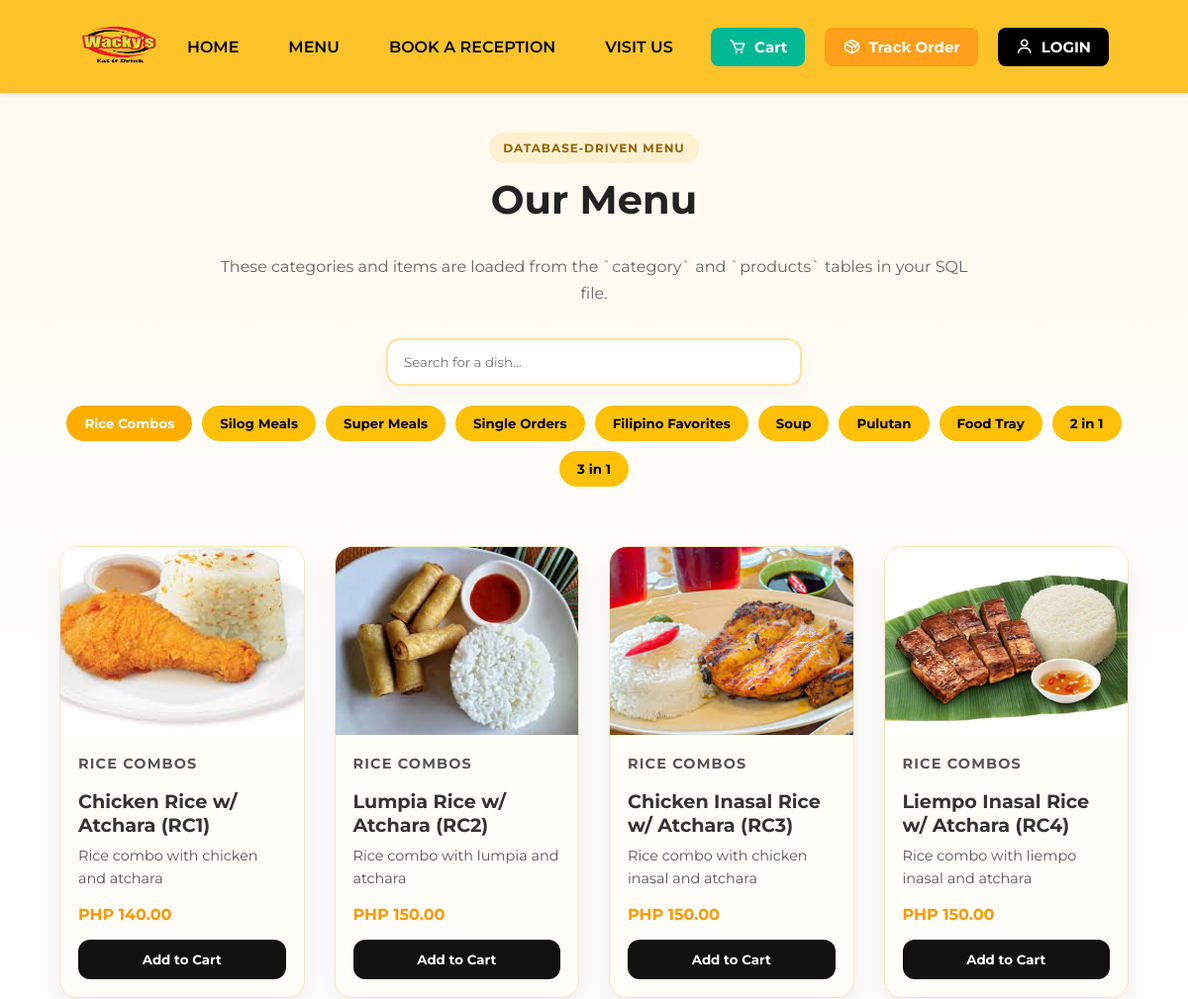
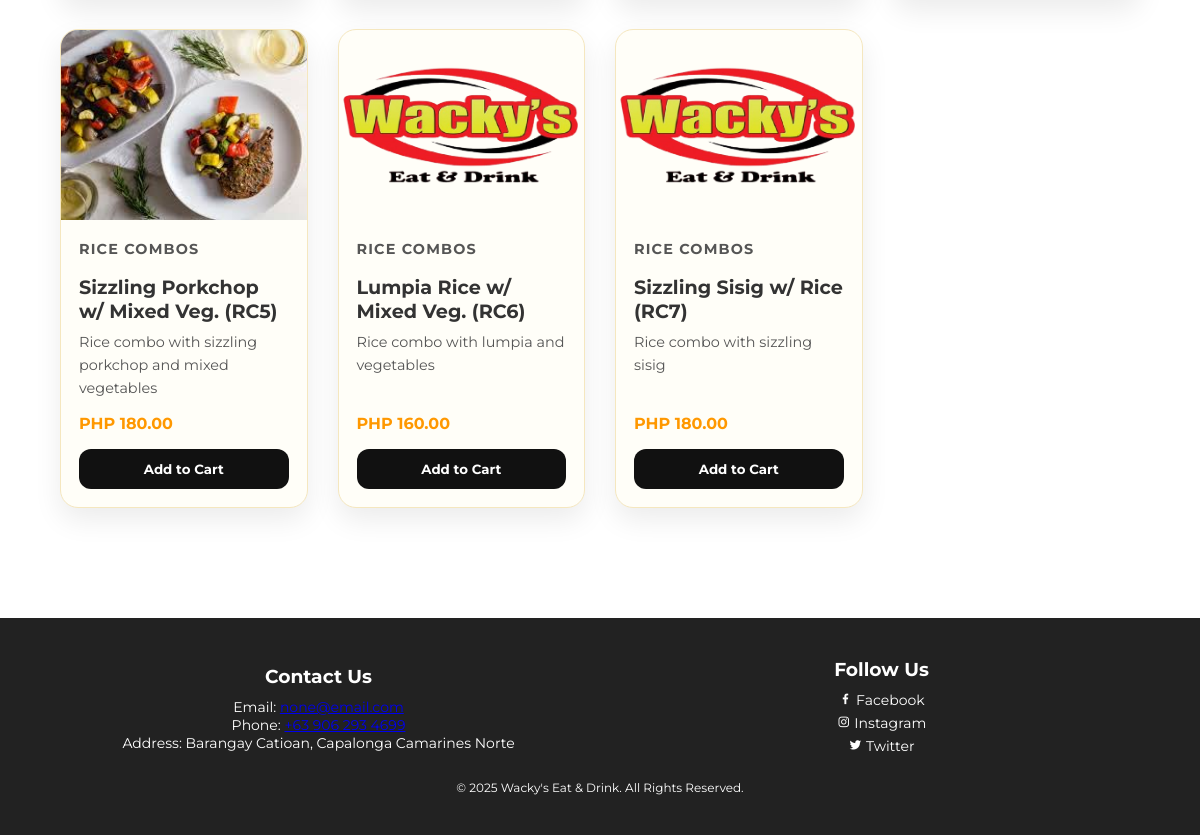
Page /menu.php on the committed database (2 pictures, top to bottom).
### tables this page shows
CREATE TABLE `category` (
  `category_id` int(11) NOT NULL,
  `category_name` varchar(255) DEFAULT NULL
);

CREATE TABLE `products` (
  `id` int(11) NOT NULL,
  `name` varchar(100) NOT NULL,
  `price` decimal(10,2) NOT NULL,
  `description` text DEFAULT NULL,
  `image_path` varchar(255) DEFAULT NULL,
  `category_id` int(11) DEFAULT NULL,
  `isAvailable` enum('Y','N') DEFAULT 'Y'
);

### menu.php (the view, shortened to what this page needs)
<?php
include_once 'conn.php';
$categories = [];
$products = [];
function menuImagePath($imageName) {
    $candidate = 'assets/' . $imageName;
    $lowercaseCandidate = 'assets/' . strtolower($imageName);
    if (file_exists(__DIR__ . '/' . $candidate)) {
        return $candidate;
    }
    return 'assets/wackys_Logo.png';
}
$categoryResult = $conn->query("SELECT category_id, category_name FROM category ORDER BY category_id ASC");
if ($categoryResult) {
    while ($row = $categoryResult->fetch_assoc()) {
        $categories[] = $row;
    }
}
$productQuery = "
    SELECT p.id, p.name, p.price, p.description, p.image_path, c.category_name
    FROM products p
    LEFT JOIN category c ON c.category_id = p.category_id
    WHERE p.isAvailable = 'Y'
    ORDER BY c.category_id ASC, p.id ASC
";
$productResult = $conn->query($productQuery);
if ($productResult) {
    while ($row = $productResult->fetch_assoc()) {
        $products[] = $row;
    }
}
?>
<!DOCTYPE html>
<html lang="en">
<head>
  <link rel="stylesheet" href="menu.css">
  <link href='https://unpkg.com/boxicons@2.1.4/css/boxicons.min.css' rel='stylesheet'>
</head>
<body>
    <nav>
        <div class="logo">
            <img src="assets/wackys_Logo.png" alt="Wacky's Logo">
        </div>
        <ul class="nav-links">
            <li><a href="dashboard.php">HOME</a></li>
            <li><a href="menu.php">MENU</a></li>
            <li><a href="book.php">BOOK A RECEPTION</a></li>
            <li><a href="location.php">VISIT US</a></li>
        </ul>
        <div class="nav-buttons">
            <a href="cart.php" class="cart-btn">
                <i class='bx bx-cart'></i> Cart
            </a>
            <a href="track.php" class="order-btn">
                <i class='bx bx-package'></i> Track Order
            </a>
            <?php if (isset($_SESSION['user_id'])): ?>
                <a href="profile.php" class="login-btn">
                    <i class='bx bx-user'></i> PROFILE
                </a>
                <a href="logout.php" class="login-btn" style="background: #e74c3c;">
                    <i class='bx bx-log-out'></i> LOGOUT
                </a>
            <?php else: ?>
                <a href="login.php" class="login-btn">
                    <i class='bx bx-user'></i> LOGIN
                </a>
            <?php endif; ?>
        </div>
    </nav>
  <section class="menu-page">
    <div class="page-heading">
      <p class="eyebrow">Database-Driven Menu</p>
      <h1>Our Menu</h1>
      <p class="page-copy">These categories and items are loaded from the `category` and `products` tables in your SQL file.</p>
    </div>
    <div class="menu-controls">
      <input type="text" id="menuSearch" placeholder="Search for a dish...">
      <div class="category-tabs">
        <?php foreach ($categories as $index => $category): ?>
          <button
            class="tab <?php echo $index === 0 ? 'active' : ''; ?>"
            data-category="<?php echo htmlspecialchars($category['category_name']); ?>"
            type="button"
          >
            <?php echo htmlspecialchars($category['category_name']); ?>
          </button>
        <?php endforeach; ?>
      </div>
    </div>
    <div class="menu-items" id="menuItems">
      <?php foreach ($products as $product): ?>
        <article
          class="menu-card"
          data-category="<?php echo htmlspecialchars($product['category_name'] ?? 'Uncategorized'); ?>"
          data-name="<?php echo htmlspecialchars(strtolower($product['name'])); ?>"
        >
          <img src="<?php echo htmlspecialchars(menuImagePath($product['image_path'])); ?>" alt="<?php echo htmlspecialchars($product['name']); ?>">
          <div class="menu-card-body">
            <p class="menu-category"><?php echo htmlspecialchars($product['category_name'] ?? 'Uncategorized'); ?></p>
            <h3><?php echo htmlspecialchars($product['name']); ?></h3>
            <p><?php echo htmlspecialchars($product['description'] ?: 'No description available yet.'); ?></p>
            <span>PHP <?php echo number_format((float) $product['price'], 2); ?></span>
            <form action="menu.php" method="POST" class="add-to-cart-form">
              <button type="submit" class="add-to-cart-btn">Add to Cart</button>
            </form>
          </div>
        </article>
      <?php endforeach; ?>
    </div>
  </section>
<footer>
  <div class="footer-content">
      <div class="contact-info">
          <h3>Contact Us</h3>
          <p>Email: <a href="mailto:contact@wackys.com">none@email.com</a></p>
          <p>Phone: <a href="tel:+123456789">+63 906 293 4699</a></p>
          <p>Address: Barangay Catioan, Capalonga Camarines Norte</p>
      </div>
      <div class="social-media">
          <h3>Follow Us</h3>
          <a href="https://facebook.com" target="_blank"><i class='bx bxl-facebook'></i> Facebook</a>
          <a href="https://instagram.com" target="_blank"><i class='bx bxl-instagram'></i> Instagram</a>
          <a href="https://twitter.com" target="_blank"><i class='bx bxl-twitter'></i> Twitter</a>
      </div>
  </div>
  <div class="footer-bottom">
      <p>&copy; 2025 Wacky's Eat & Drink. All Rights Reserved.</p>
  </div>
</footer>
</body>
</html>

### menu.css (style rules this page uses)
* { margin: 0; padding: 0; box-sizing: border-box; font-family: 'Montserrat', sans-serif; }
body { background: linear-gradient(180deg, #fff9ec 0%, #ffffff 38%); color: #333; }
nav { background-color: #FFC32A; display: flex; justify-content: space-between; align-items: center; padding: 15px 80px; box-shadow: 0 2px 5px rgba(0,0,0,0.1); }
nav .logo img { height: 60px; }
nav .nav-links { list-style: none; display: flex; gap: 30px; padding: 0; margin: 0; }
nav .nav-links li { display: flex; align-items: center; }
nav .nav-links a { color: #000; font-weight: 600; text-decoration: none; transition: color 0.2s ease; padding: 6px 10px; border-radius: 6px; }
.nav-buttons { display: flex; align-items: center; gap: 10px; }
.nav-buttons a, .nav-buttons button { display: inline-flex; align-items: center; gap: 8px; padding: 10px 18px; border: none; border-radius: 8px; font-weight: bold; font-size: 15px; text-decoration: none; cursor: pointer; transition: background 0.3s ease; margin-left: 10px; }
.cart-btn { background-color: #00b894; color: white; }
.order-btn { background-color: #ff9f1a; color: white; }
.login-btn { background-color: #000000; color: white; }
.nav-buttons i { font-size: 18px; }
.menu-page { padding: 40px 60px 60px; }
.page-heading { max-width: 760px; margin: 0 auto 32px; text-align: center; }
.eyebrow { display: inline-block; margin-bottom: 12px; padding: 8px 14px; border-radius: 999px; background: rgba(255, 195, 42, 0.16); color: #946200; font-size: 12px; font-weight: 700; letter-spacing: 0.08em; text-transform: uppercase; }
.page-copy { color: #666; line-height: 1.7; }
.menu-page h1 { text-align: center; font-size: 2.5rem; margin-bottom: 30px; color: #222; }
.menu-controls { text-align: center; margin-bottom: 40px; }
#menuSearch { padding: 14px 16px; width: min(420px, 100%); border: 2px solid #ffe29c; border-radius: 14px; margin-bottom: 20px; box-shadow: 0 10px 24px rgba(0, 0, 0, 0.04); }
.category-tabs { display: flex; flex-wrap: wrap; gap: 10px; justify-content: center; }
.tab { background: #ffc107; border: none; padding: 10px 18px; border-radius: 20px; font-weight: bold; cursor: pointer; transition: transform 0.2s ease, background 0.2s ease; }
.tab.active { background: #ffae00; color: white; }
.menu-items { display: grid; grid-template-columns: repeat(auto-fit, minmax(230px, 1fr)); gap: 30px; padding-top: 20px; }
.menu-card { display: flex; flex-direction: column; background: #fffef8; border: 1px solid #f5e7bf; border-radius: 18px; box-shadow: 0 12px 28px rgba(0,0,0,0.08); overflow: hidden; text-align: left; transition: transform 0.3s ease, box-shadow 0.3s ease; }
.menu-card img { width: 100%; height: 190px; object-fit: cover; }
.menu-card-body { display: flex; flex: 1; flex-direction: column; padding: 18px; }
.menu-category { margin-bottom: 8px; color: #a97800; font-size: 12px; font-weight: 700; letter-spacing: 0.08em; text-transform: uppercase; }
.menu-card h3 { font-size: 1.2rem; margin: 0 0 8px; }
.menu-card p { font-size: 0.9rem; color: #555; margin-bottom: 14px; line-height: 1.6; }
.menu-card span { font-weight: bold; color: #ff9800; margin-top: auto; }
.add-to-cart-form { margin-top: 16px; }
.add-to-cart-btn { width: 100%; padding: 12px 14px; border: none; border-radius: 12px; background: #111; color: #fff; font-weight: 700; cursor: pointer; transition: background 0.2s ease, transform 0.2s ease; }
footer { background-color: #222; color: white; padding: 40px 20px; margin-top: 50px; text-align: center; }
footer .footer-content { display: flex; justify-content: center; align-items: center; margin-bottom: 20px; }
footer .contact-info, footer .social-media { width: 45%; text-align: center; }
footer .footer-content h3 { margin-bottom: 10px; }
footer .contact-info p, footer .social-media a { font-size: 14px; }
footer .social-media a { display: block; margin: 5px 0; color: white; text-decoration: none; }
footer .footer-bottom { font-size: 12px; margin-top: 20px; }

### rows in the picture
category: category_name "Rice Combos"
category: category_name "Silog Meals"
category: category_name "Super Meals"
category: category_name "Single Orders"
category: category_name "Filipino Favorites"
category: category_name "Soup"
category: category_name "Pulutan"
category: category_name "Food Tray"
category: category_name "2 in 1"
category: category_name "3 in 1"
products: image_path (picture), category.category_name "RICE COMBOS", name "Chicken Rice w/ Atchara (RC1)", description "Rice combo with chicken and atchara", price "140.00"
products: image_path (picture), category.category_name "RICE COMBOS", name "Lumpia Rice w/ Atchara (RC2)", description "Rice combo with lumpia and atchara", price "150.00"
products: image_path (picture), category.category_name "RICE COMBOS", name "Chicken Inasal Rice w/ Atchara (RC3)", description "Rice combo with chicken inasal and atchara", price "150.00"
products: image_path (picture), category.category_name "RICE COMBOS", name "Liempo Inasal Rice w/ Atchara (RC4)", description "Rice combo with liempo inasal and atchara", price "150.00"
products: image_path (picture), category.category_name "RICE COMBOS", name "Sizzling Porkchop w/ Mixed Veg. (RC5)", description "Rice combo with sizzling porkchop and mixed vegetables", price "180.00"
products: category.category_name "RICE COMBOS", name "Lumpia Rice w/ Mixed Veg. (RC6)", description "Rice combo with lumpia and vegetables", price "160.00"
products: category.category_name "RICE COMBOS", name "Sizzling Sisig w/ Rice (RC7)", description "Rice combo with sizzling sisig", price "180.00"
